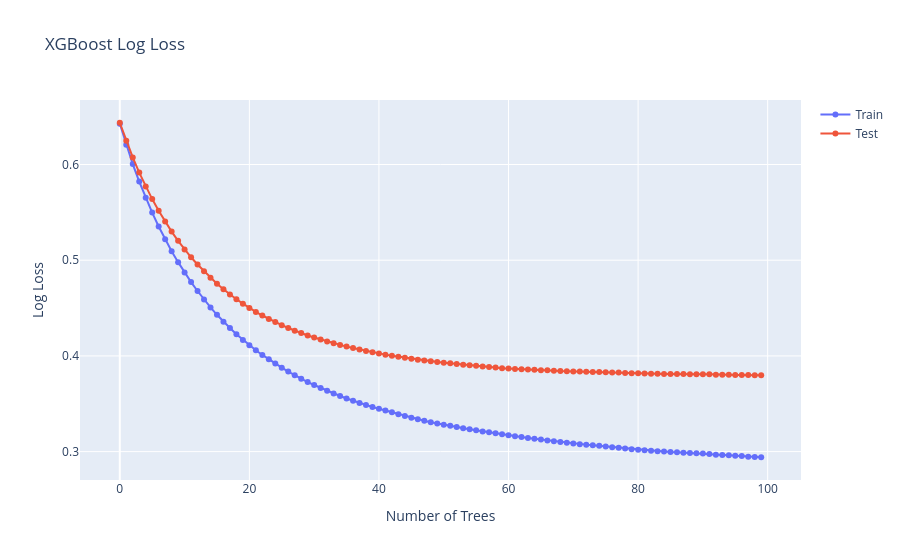

Notebook code for this chart:
### Markdown cell above
# XGBoost Model and logloss graph
Initialize using the XGBClassifier library (hehe simple isn't it)

### Code cell
model = xgb.XGBClassifier(use_label_encoder=False, eval_metric='logloss', random_state=42, n_estimators=100, learning_rate=5*1e-2, max_depth=8)

eval_set = [(X_train, y_train), (X_test, y_test)]
model.fit(X_train, y_train, eval_set=eval_set, verbose=False) # you can set verbose=True if you want to see the logloss for each tree

results = model.evals_result()
epochs = len(results['validation_0']['logloss'])
x_axis = list(range(0, epochs))

fig = go.Figure()
fig.add_trace(go.Scatter(
    x=x_axis,
    y=results['validation_0']['logloss'],
    mode='lines+markers',
    name='Train'),
)

fig.add_trace(go.Scatter(
    x=x_axis,
    y=results['validation_1']['logloss'],
    mode='lines+markers',
    name='Test'),
)

fig.update_layout(
    title='XGBoost Log Loss',
    xaxis_title='Number of Trees',
    yaxis=dict(
        title='Log Loss',
        tick0 = 0,
        dtick = 0.1,
        # range=[min(results['validation_1']['logloss'])-0.2, max(results['validation_1']['logloss'])+0.2]
    ),
)

fig.show()
